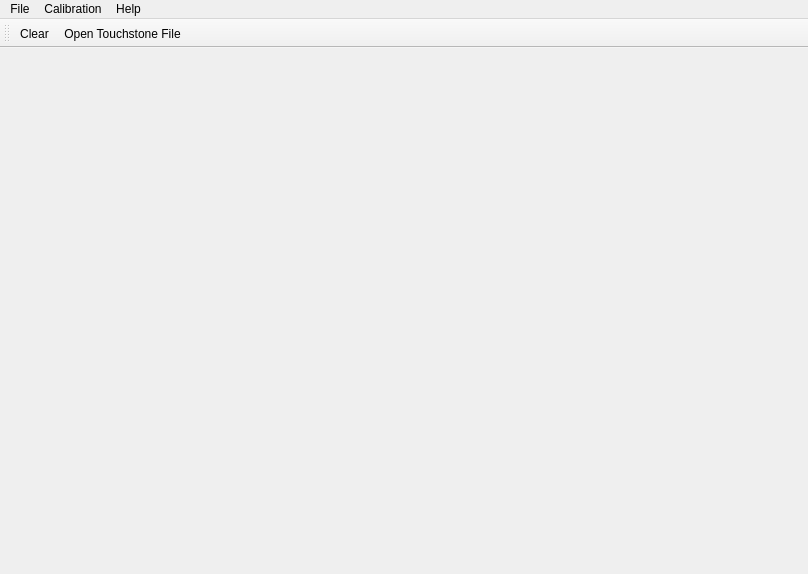
<?xml version="1.0" encoding="UTF-8"?>
<ui version="4.0">
 <class>MainWindow</class>
 <widget class="QMainWindow" name="MainWindow">
  <property name="geometry">
   <rect>
    <x>0</x>
    <y>0</y>
    <width>808</width>
    <height>574</height>
   </rect>
  </property>
  <property name="windowTitle">
   <string>DeEmbed</string>
  </property>
  <property name="windowIcon">
   <iconset resource="icons.qrc">
    <normaloff>:/deembed.svg</normaloff>:/deembed.svg</iconset>
  </property>
  <widget class="QWidget" name="centralWidget">
   <layout class="QHBoxLayout" name="horizontalLayout">
    <item>
     <widget class="Chart" name="chart" native="true"/>
    </item>
   </layout>
  </widget>
  <widget class="QMenuBar" name="menuBar">
   <property name="geometry">
    <rect>
     <x>0</x>
     <y>0</y>
     <width>808</width>
     <height>19</height>
    </rect>
   </property>
   <widget class="QMenu" name="menuFile">
    <property name="title">
     <string>File</string>
    </property>
    <addaction name="actionClear"/>
    <addaction name="actionOpen_Touchstone_File"/>
    <addaction name="actionExport_De_embedded_Data"/>
    <addaction name="separator"/>
    <addaction name="actionExit"/>
   </widget>
   <widget class="QMenu" name="menuCalibration">
    <property name="title">
     <string>Calibration</string>
    </property>
    <addaction name="actionCalibration_files"/>
    <addaction name="actionCalibration_standards"/>
   </widget>
   <widget class="QMenu" name="menuHelp">
    <property name="title">
     <string>Help</string>
    </property>
    <addaction name="actionHelp"/>
    <addaction name="actionAbout_DeEmbed"/>
   </widget>
   <addaction name="menuFile"/>
   <addaction name="menuCalibration"/>
   <addaction name="menuHelp"/>
  </widget>
  <widget class="QToolBar" name="mainToolBar">
   <attribute name="toolBarArea">
    <enum>TopToolBarArea</enum>
   </attribute>
   <attribute name="toolBarBreak">
    <bool>false</bool>
   </attribute>
   <addaction name="actionClear"/>
   <addaction name="actionOpen_Touchstone_File"/>
  </widget>
  <action name="actionCalibration_files">
   <property name="text">
    <string>Calibration files</string>
   </property>
  </action>
  <action name="actionClear">
   <property name="icon">
    <iconset theme="filenew">
     <normaloff>.</normaloff>.</iconset>
   </property>
   <property name="text">
    <string>Clear</string>
   </property>
  </action>
  <action name="actionOpen_Touchstone_File">
   <property name="icon">
    <iconset theme="fileopen">
     <normaloff>.</normaloff>.</iconset>
   </property>
   <property name="text">
    <string>Open Touchstone File</string>
   </property>
  </action>
  <action name="actionExport_De_embedded_Data">
   <property name="icon">
    <iconset theme="filesave">
     <normaloff>.</normaloff>.</iconset>
   </property>
   <property name="text">
    <string>Save As</string>
   </property>
  </action>
  <action name="actionExit">
   <property name="icon">
    <iconset theme="exit">
     <normaloff>.</normaloff>.</iconset>
   </property>
   <property name="text">
    <string>Exit</string>
   </property>
  </action>
  <action name="actionCalibration_standards">
   <property name="text">
    <string>Calibration standards</string>
   </property>
  </action>
  <action name="actionHelp">
   <property name="icon">
    <iconset theme="help">
     <normaloff>.</normaloff>.</iconset>
   </property>
   <property name="text">
    <string>Help</string>
   </property>
  </action>
  <action name="actionAbout_DeEmbed">
   <property name="text">
    <string>About DeEmbed</string>
   </property>
  </action>
 </widget>
 <layoutdefault spacing="6" margin="11"/>
 <customwidgets>
  <customwidget>
   <class>Chart</class>
   <extends>QWidget</extends>
   <header>chart.h</header>
   <container>1</container>
  </customwidget>
 </customwidgets>
 <resources>
  <include location="icons.qrc"/>
 </resources>
 <connections/>
</ui>
